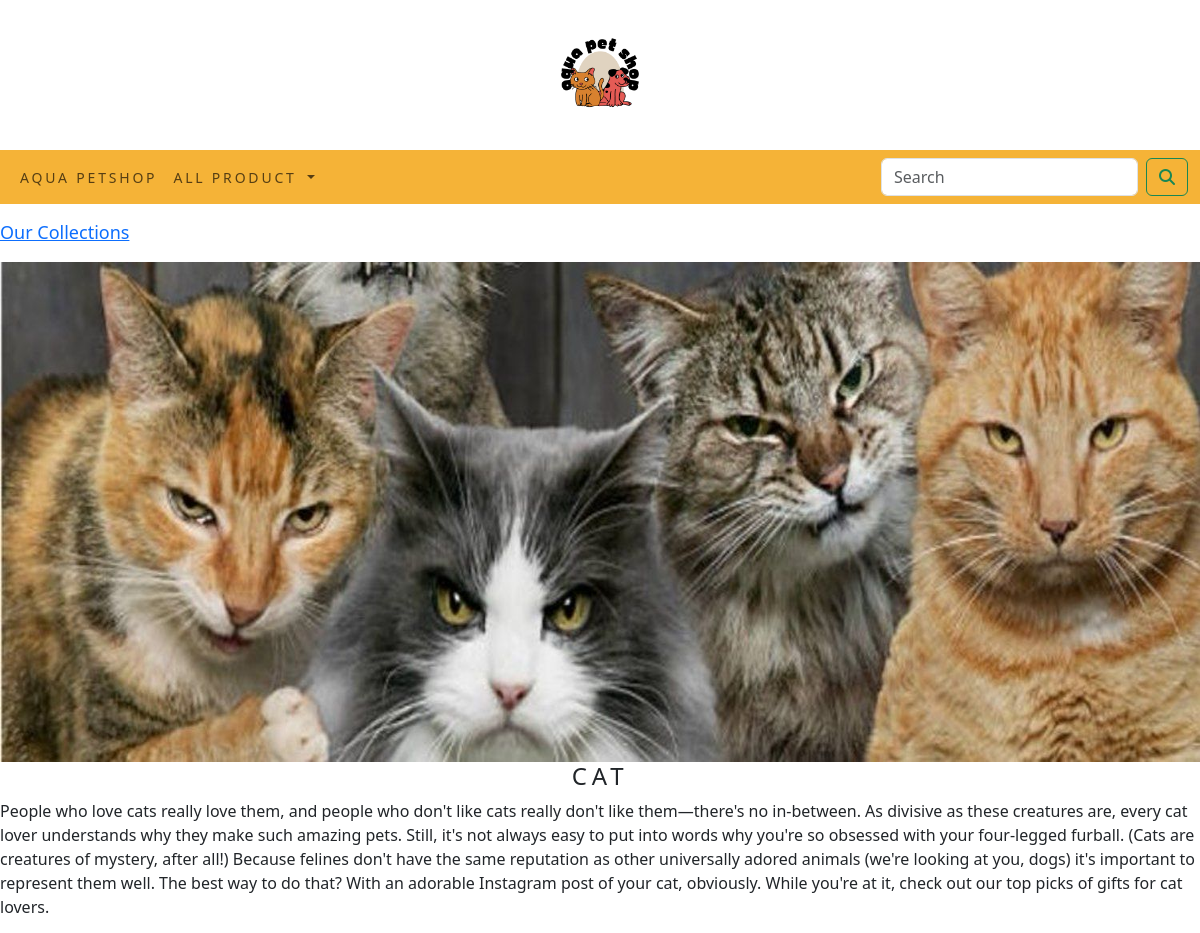
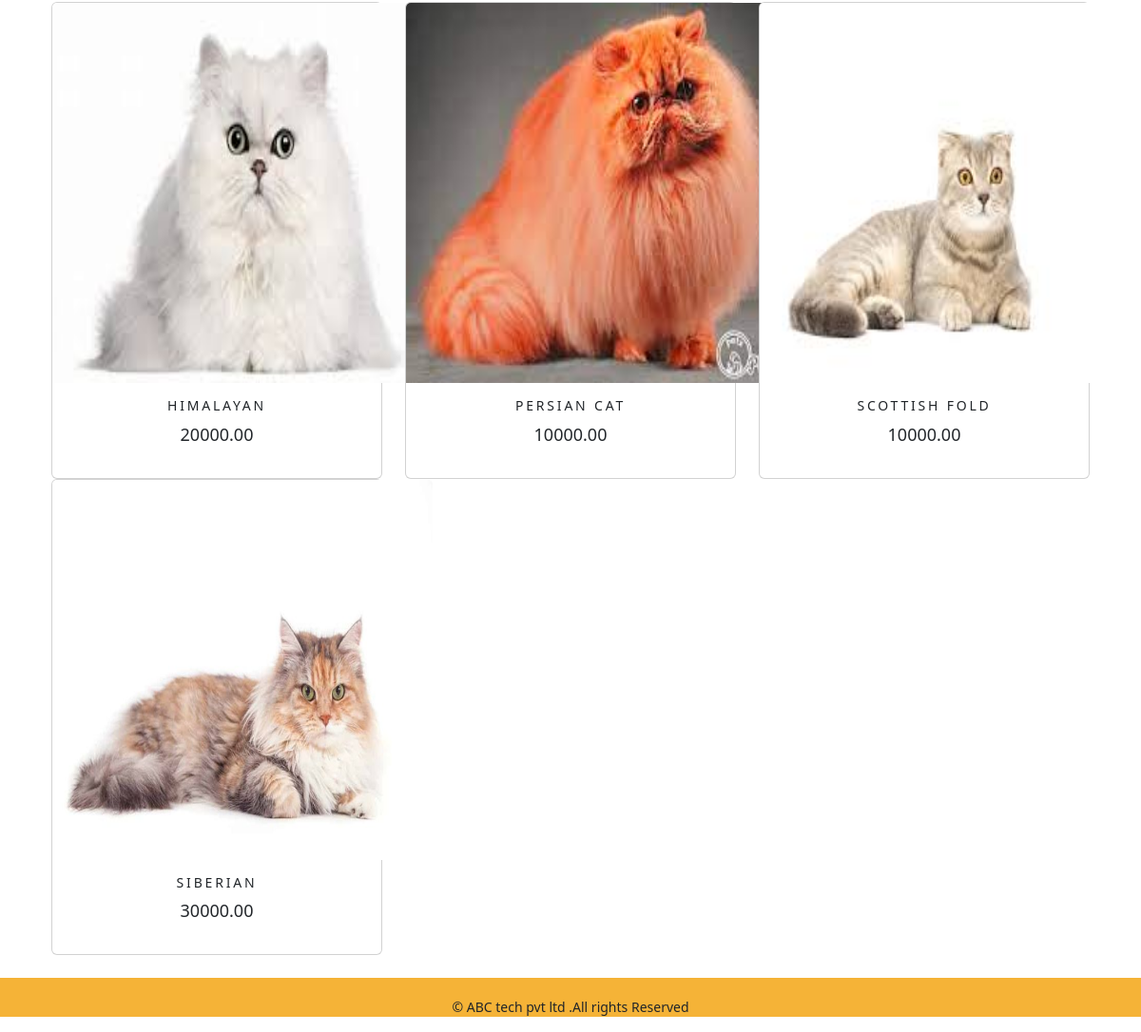
Screenshot of /shop/cat/ with the database file from the repository (2 pictures, top to bottom).
### shop_app/models.py (models this page shows, shortened)
class Category(models.Model):
    cat_name = models.CharField(max_length=250, unique=True)
    slug = models.SlugField(max_length=250, unique=True)
    des = models.TextField(blank=True)
    image = models.ImageField(upload_to='category_img', blank=True)
    class Meta:
        ordering = ('cat_name',)
        verbose_name = 'category'
        verbose_name_plural = 'categories'
    def get_url(self):
        return reverse('shop_app:product_category',args=[self.slug])

class product(models.Model):
    pro_name = models.CharField(max_length=250, unique=True)
    slug = models.SlugField(max_length=250, unique=True)
    des = models.TextField(blank=True)
    price = models.DecimalField(max_digits=10, decimal_places=2)
    category = models.ForeignKey(Category, on_delete=models.CASCADE)
    image = models.ImageField(upload_to='product_img', blank=True)
    stock = models.IntegerField()
    available = models.BooleanField(default=True)
    created = models.DateTimeField(auto_now_add=True)
    update = models.DateTimeField(auto_now=True)
    class Meta:
        ordering = ('pro_name',)
        verbose_name = 'product'
        verbose_name_plural = 'products'
    def get_url(self):
        return reverse('shop_app:product_detail',args=[self.category.slug,self.slug])

### shop_app/views.py (the view)
# urls.py: path('', views.all_category, name='all_category'),
def all_category(request, cat_slug=None):
    cat_page = None
    cat_product_list = None
    if cat_slug!=None:
        cat_page = get_object_or_404(Category, slug=cat_slug)
        cat_product_list = product.objects.all().filter(category=cat_page, available=True)
    else:
        cat_product_list = product.objects.all().filter(available=True)
    paginator = Paginator(cat_product_list, 6)
    try:
        page = int(request.GET.get('page', '1'))
    except:
        page = 1
    try:
        products = paginator.page(page)
    except (EmptyPage, InvalidPage):
        products = paginator.page(paginator.num_pages)
    return render(request, "category.html", {'category': cat_page, 'products': products})

### cart_app/context_processors.py (called while the page is built)
def counter(request):
    item_count = 0
    if 'admin' in request.path:
        return {}
    else:
        try:
            cart = Cart.objects.filter(cart_id=_cart_id(request))
            car_items = Cartitem.objects.all().filter(cart=cart[:1])
            for car_item in car_items:
                item_count += car_item.quantity
        except Cart.DoesNotExist:
            item_count = 0
    return dict(item_count=item_count)

### cart_app/views.py (called while the page is built)
def _cart_id(request):
    cart = request.session.session_key
    if not cart:
        cart = request.session.create()
    return cart

### shop_app/context_processors.py (called while the page is built)
def menu_link(request):
    link=Category.objects.all()
    return dict(links=link)

### templates/category.html (shortened to what this page needs)
{% extends 'base.html' %}
{% load static %}
{% block content %}
{% if category %}
  <div>
      <div class="row my_row_class">
          <div class="mx-auto">
             <p><a href="{% url 'shop_app:all_category' %}">Our Collections</a></p>
          </div>
      </div>
  </div>
{% endif %}
<div class="mx-auto">
   {% if category %}
      <img class="my-image" src="{{ category.image.url}}" alt="{{category.cat_name}}">
</div>
       <div>
          <h1 class="text-center my_title">{{category.cat_name}}</h1>
           <p class="text-justify">{{category.des}}</p>
       </div>
  {% endif %}
<div class="container">
   <div class="row mx-auto">
      {% for products in products.object_list %}
       <div class="my-bottom_margin col-9 col-sm-12  col-md-4 col-lg-4">
          <div class="card text-center" style="min-width:18rem;">
              <a href="{{products.get_url}}"> <img class="card-img-top my_image" src="{{products.image.url}}"  alt="{{products.pro_name}}" style="width:400px;height:400px;"></a>
              <div class="card-body">
                 <h3>{{products.pro_name}}</h3>
                     <p>{{products.price}}</p>
              </div>
          </div>
       </div>
       {% endfor %}
   </div>
    <br>
</div>
{% endblock %}

### static/css/custom.css (style rules this page uses)
body { font-family: 'Oswald', sans-serif; font-family: 'Space Grotesk', sans-serif; }
.my_row_class { padding-top:15px; color:black; }
.mx-auto { color: black; font-size:18px; }
.my-image { width: 100%; height: 500px; }
.my_title { font-size:24px; text-transform:uppercase; letter-spacing: .2em; }
.card-body h3 { font-size:14px; text-transform:uppercase; letter-spacing:.2em; }

### rows the page displays
Category: image (picture), cat_name "CAT", des "People who love cats really love them, and people who don't like cats really don't like them—there's no in-between. As divisive as these creatures are, every cat lover understands why they make such amazing pets. Still, it's not always easy to put into words why you're so obsessed with your four-legged furball. (Cats are creatures of mystery, after all!) Because felines don't have the same reputation as other universally adored animals (we're looking at you, dogs) it's important to represent them well. The best way to do that? With an adorable Instagram post of your cat, obviously. While you're at it, check out our top picks of gifts for cat lovers."
product: image (picture), pro_name "HIMALAYAN", price "20000.00"
product: image (picture), pro_name "PERSIAN CAT", price "10000.00"
product: image (picture), pro_name "SCOTTISH FOLD", price "10000.00"
product: image (picture), pro_name "SIBERIAN", price "30000.00"
